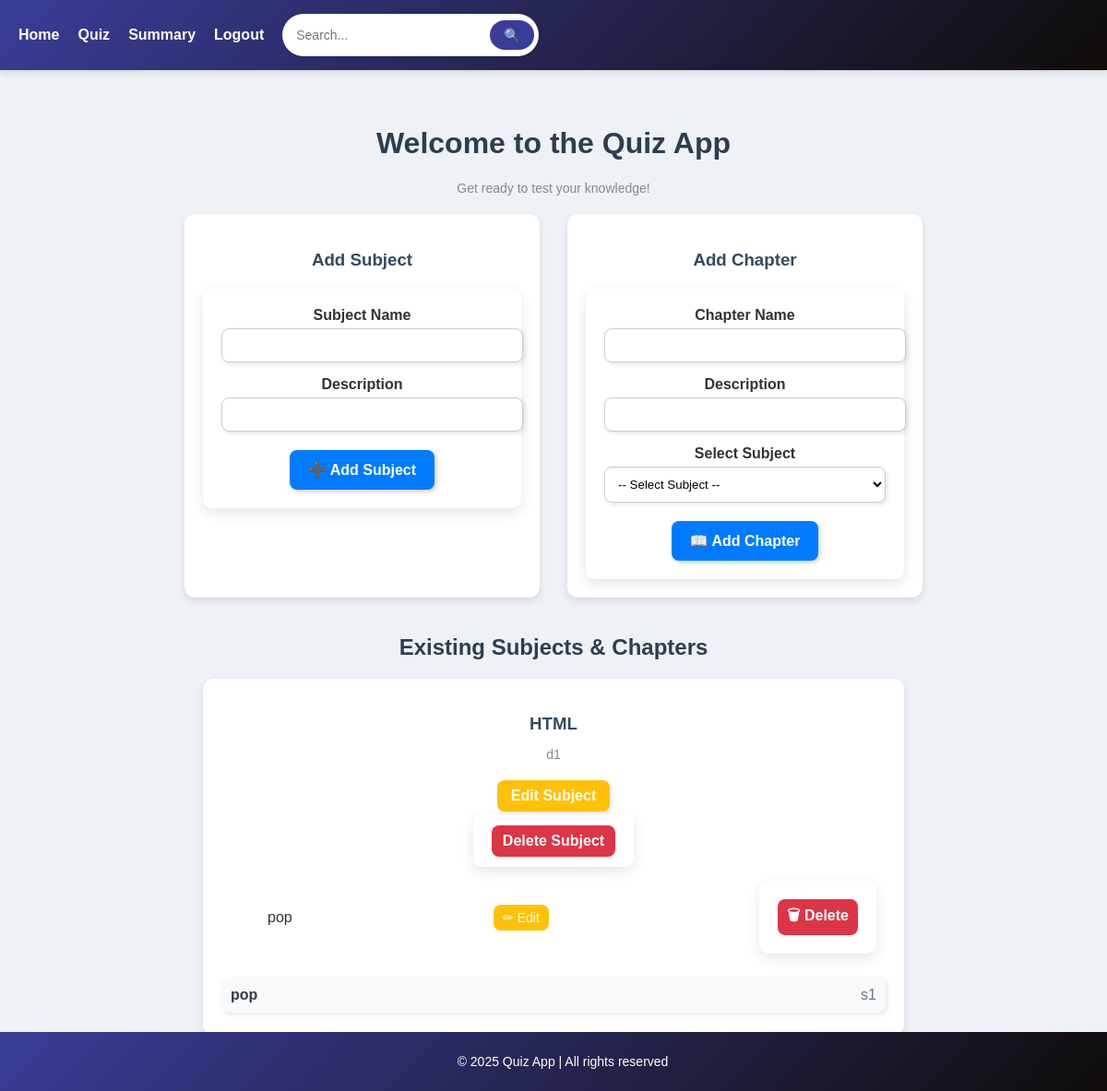
The page /admin_dashboard (signed in) on the database as committed earlier.
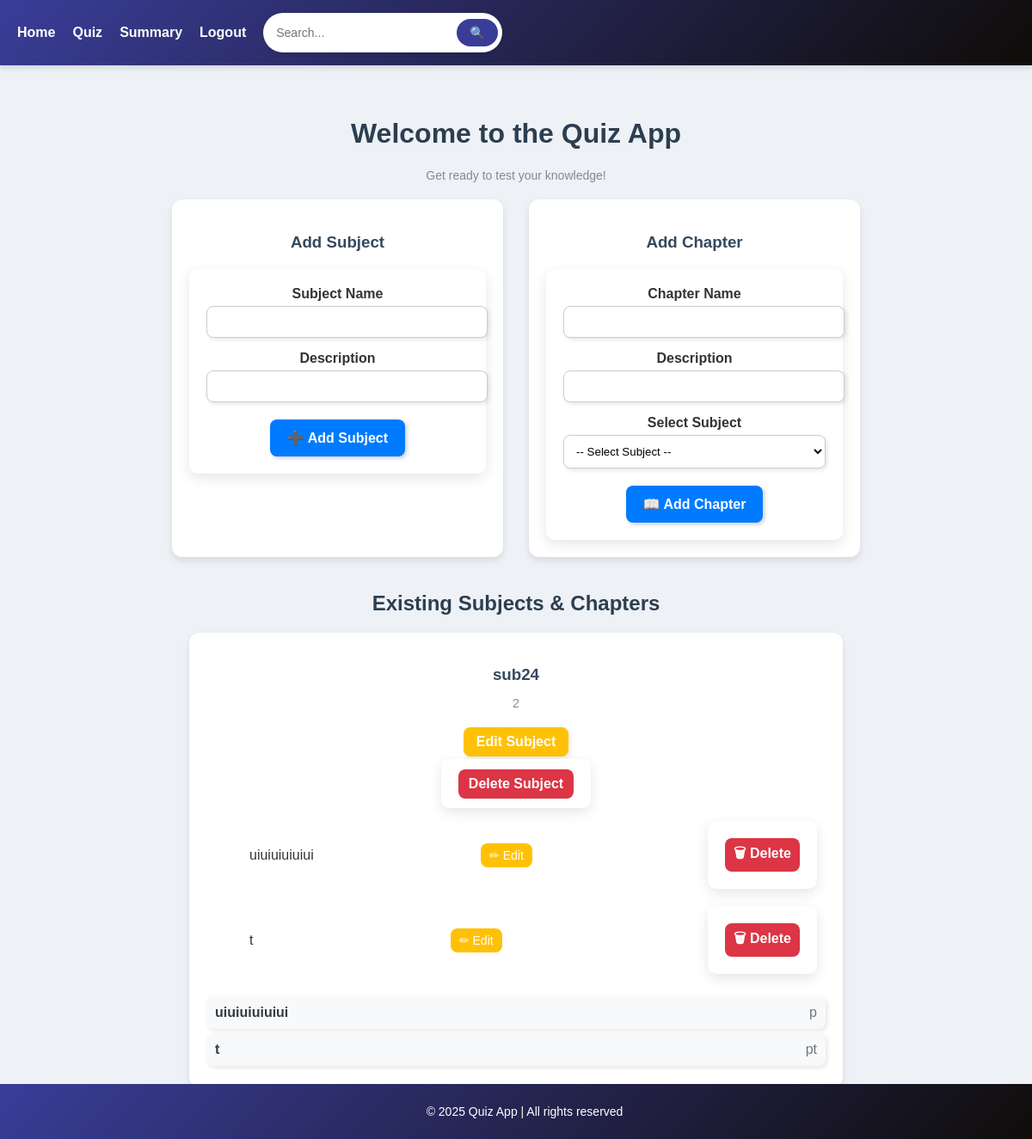
The same page on the database as committed later.
### models.py (models this page shows)
class Subject(db.Model):
    id = db.Column(db.Integer, primary_key=True)
    subject_name = db.Column(db.String(80), nullable=False)
    description = db.Column(db.String(255), nullable=True)

class Chapter(db.Model):
    id = db.Column(db.Integer, primary_key = True)
    chapter_name = db.Column(db.String(80), nullable=False)
    description = db.Column(db.String(255), nullable=True)
    subject_id = db.Column(db.Integer, db.ForeignKey('subject.id'), nullable=False)
    subject = db.relationship('Subject', backref=db.backref('chapters', lazy=True))

### app.py (the view, shortened to what this page needs)
@app.route('/admin_dashboard', methods=['GET', 'POST'])
def admin_dashboard():
    if "user_id" not in session or session['user_role'] != 'admin':
        flash("Unauthorized access!", "danger")
        return redirect(url_for("login"))
    subjects = Subject.query.all()
    return render_template("admin_dashboard.html", subjects=subjects)

### templates/admin_dashboard.html (shortened to what this page needs)
{% extends 'base.html' %}
{% block content %}
<div class="container mt-2">
    <h1 class="text-center fw-bold" style="color: #2c3e50;">Welcome to the Quiz App</h1>
    <p class="text-center" style="color: #7f8c8d; font-size: 14px;">Get ready to test your knowledge!</p>
    <div style="display: flex; justify-content: center; gap: 30px; margin-top: 20px;">
        <div style="width: 45%; background: #ffffff; padding: 20px; border-radius: 12px; box-shadow: 0 4px 8px rgba(0, 0, 0, 0.1);">
            <h3 style="text-align: center; color: #34495e; margin-bottom: 20px;">Add Subject</h3>
            <form method="POST">
                <div style="margin-bottom: 15px;">
                    <label style="font-weight: bold; display: block; margin-bottom: 5px;">Subject Name</label>
                    <input type="text" name="subject_name" required
                           style="width: 100%; padding: 10px; border: 1px solid #ccc; border-radius: 8px; box-shadow: 2px 2px 5px rgba(0, 0, 0, 0.1);">
                </div>
                <div style="margin-bottom: 15px;">
                    <label style="font-weight: bold; display: block; margin-bottom: 5px;">Description</label>
                    <input type="text" name="subject_description"
                           style="width: 100%; padding: 10px; border: 1px solid #ccc; border-radius: 8px; box-shadow: 2px 2px 5px rgba(0, 0, 0, 0.1);">
                </div>
                <div style="text-align: center; margin-top: 20px;">
                    <button type="submit"
                            style="background: #007bff; color: white; border: none; padding: 12px 20px; border-radius: 8px;
                                   cursor: pointer; box-shadow: 2px 2px 5px rgba(0, 0, 0, 0.2); font-size: 16px;">
                        ➕ Add Subject
                    </button>
                </div>
            </form>
        </div>
        <div style="width: 45%; background: #ffffff; padding: 20px; border-radius: 12px; box-shadow: 0 4px 8px rgba(0, 0, 0, 0.1);">
            <h3 style="text-align: center; color: #34495e; margin-bottom: 20px;">Add Chapter</h3>
            <form method="POST">
                <div style="margin-bottom: 15px;">
                    <label style="font-weight: bold; display: block; margin-bottom: 5px;">Chapter Name</label>
                    <input type="text" name="chapter_name" required
                           style="width: 100%; padding: 10px; border: 1px solid #ccc; border-radius: 8px; box-shadow: 2px 2px 5px rgba(0, 0, 0, 0.1);">
                </div>
                <div style="margin-bottom: 15px;">
                    <label style="font-weight: bold; display: block; margin-bottom: 5px;">Description</label>
                    <input type="text" name="chapter_description"
                           style="width: 100%; padding: 10px; border: 1px solid #ccc; border-radius: 8px; box-shadow: 2px 2px 5px rgba(0, 0, 0, 0.1);">
                </div>
                <div style="margin-bottom: 15px;">
                    <label style="font-weight: bold; display: block; margin-bottom: 5px;">Select Subject</label>
                    <select name="subject_id" required
                            style="width: 100%; padding: 10px; border: 1px solid #ccc; border-radius: 8px; box-shadow: 2px 2px 5px rgba(0, 0, 0, 0.1); background-color: white;">
                        <option value="">-- Select Subject --</option>
                    </select>
                </div>
                <div style="text-align: center; margin-top: 20px;">
                    <button type="submit"
                            style="background: #007bff; color: white; border: none; padding: 12px 20px; border-radius: 8px;
                                   cursor: pointer; box-shadow: 2px 2px 5px rgba(0, 0, 0, 0.2); font-size: 16px;">
                        📖 Add Chapter
                    </button>
                </div>
            </form>
        </div>
    </div>
    <div style="margin-top: 40px;">
        <h2 style="text-align: center; font-weight: bold; color: #2c3e50;">Existing Subjects & Chapters</h2>
        {% for subject in subjects %}
            <div style="width: 90%; margin: 20px auto; background: #ffffff; padding: 20px; border-radius: 12px;
                        box-shadow: 0 4px 8px rgba(0, 0, 0, 0.1);">
                <h3 style="color: #34495e; text-align: center; font-weight: bold; margin-bottom: 10px;">
                    {{ subject.subject_name }}
                </h3>
                <p style="text-align: center; color: #7f8c8d; font-size: 14px; margin-bottom: 20px;">
                    {{ subject.description }}
                </p>
                <div style="text-align: center; margin-bottom: 15px;">
                    <a href="{{ url_for('edit_subject', subject_id=subject.id) }}"
                       style="display: inline-block; background: #ffc107; color: #ffffff; padding: 8px 15px; border-radius: 8px;
                              text-decoration: none; font-weight: bold; box-shadow: 2px 2px 5px rgba(0, 0, 0, 0.1);">
                         Edit Subject
                    </a>
                </div>
                <form method="POST" action="{{ url_for('delete_subject', subject_id=subject.id) }}"
                style="display:inline;">
                <button type="submit" onclick="return confirm('Are you sure you want to delete this subject?');"
                    style="background: #dc3545; color: white; border: none; padding: 8px 12px;
                            border-radius: 8px; cursor: pointer;">
                Delete Subject
                </button>
                </form>
                <ul>
                    {% for chapter in subject.chapters %}
                        <li style="display: flex; justify-content: space-between; align-items: center; padding: 10px;">
                            <span>{{ chapter.chapter_name }}</span>
                            <a href="{{ url_for('edit_chapter', chapter_id=chapter.id) }}"
                               style="background: #ffc107; color: white; padding: 6px 10px;
                                      border-radius: 8px; text-decoration: none; font-size: 14px; margin-right: 10px;">
                                ✏ Edit
                            </a>
                            <form method="POST" action="{{ url_for('delete_chapter', chapter_id=chapter.id) }}" style="display:inline;">
                                <button type="submit" onclick="return confirm('Are you sure you want to delete this chapter?');"
                                        style="background: #dc3545; color: white; border: none; padding: 6px 10px;
                                                border-radius: 8px; cursor: pointer;">
                                    🗑 Delete
                                </button>
                            </form>
                        </li>
                    {% endfor %}
                </ul>
                <ul style="list-style: none; padding: 0; margin: 0;">
                    {% for chapter in subject.chapters %}
                        <li style="display: flex; justify-content: space-between; align-items: center;
                                   background: #f8f9fa; padding: 10px; border-radius: 8px;
                                   margin-bottom: 5px; box-shadow: 2px 2px 5px rgba(0, 0, 0, 0.1);">
                            <span style="font-weight: bold; color: #343a40;">{{ chapter.chapter_name }}</span>
                            <span style="color: #6c757d;">{{ chapter.description }}</span>
                        </li>
                    {% else %}
                        <li style="text-align: center; color: #6c757d; background: #f8f9fa; padding: 10px;
                                   border-radius: 8px; box-shadow: 2px 2px 5px rgba(0, 0, 0, 0.1);">
                            No chapters available
                        </li>
                    {% endfor %}
                </ul>
            </div>
        {% else %}
            <p style="text-align: center; color: #6c757d;">No subjects available. Add a new subject to get started.</p>
        {% endfor %}
    </div>
</div>
{% endblock %}

### templates/base.html (shortened to what this page needs)
<!DOCTYPE html>
<html lang="en">
<head>
</head>
<body>
    <nav>
        <ul>
            <li><a href="{{ url_for('index') }}">Home</a></li>
            <li><a href="{{ url_for('quiz') }}">Quiz</a></li>
            <li><a href="{{ url_for('summary') }}">Summary</a></li>
            <li><a href="{{ url_for('logout') }}">Logout</a></li>
            <li>
                <form action="{{ url_for('search') }}" method="GET" class="search-form">
                    <input type="text" name="query" placeholder="Search..." required>
                    <button type="submit">🔍</button>
                </form>
            </li>
        </ul>
    </nav>
    <main>
        {% block content %}
        {% endblock %}
    </main>
    <footer>
        <p>&copy; 2025 Quiz App | All rights reserved</p>
    </footer>
</body>
</html>

### templates/base.html (style rules this page uses)
form { background: white; padding: 20px; border-radius: 10px; box-shadow: 0px 5px 15px rgba(0, 0, 0, 0.1); }
input, select { border: 2px solid #3a3d98; border-radius: 10px; padding: 10px; }
button { font-size: 16px; font-weight: bold; }
body { font-family: 'Poppins', Arial, sans-serif; margin: 0; padding: 0; background-color: #eef1f6; color: #333; }
nav { background: linear-gradient(135deg, #3a3d98, #0f0c08); padding: 15px 20px; box-shadow: 0 4px 6px rgba(0, 0, 0, 0.1); }
nav ul { list-style: none; padding: 0; margin: 0; display: flex; align-items: center; }
nav ul li { margin-right: 20px; }
nav ul li a { color: white; text-decoration: none; font-weight: bold; font-size: 16px; transition: color 0.3s; }
.search-form { display: flex; align-items: center; background: white; border-radius: 25px; padding: 5px; box-shadow: 0 2px 4px rgba(0, 0, 0, 0.1); }
.search-form input { padding: 10px; border: none; border-radius: 25px; outline: none; width: 200px; font-size: 14px; }
.search-form button { padding: 8px 15px; background-color: #3a3d98; color: white; border: none; border-radius: 25px; cursor: pointer; font-size: 14px; transition: background 0.3s; }
main { padding: 40px; text-align: center; max-width: 800px; margin: auto; }
footer { text-align: center; padding: 10px; background: linear-gradient(135deg, #3a3d98, #0f0c08); color: white; position: fixed; bottom: 0; width: 100%; font-size: 14px; }

Rows that differ between the two databases and show on the page:
removed Subject: subject_name "HTML", description "d1", Chapter (chapter_name "pop", description "s1")
added Subject: subject_name "sub24", description "2", Chapter (chapter_name "uiuiuiuiuiui", description "p")
added Chapter: chapter_name "t", description "pt"
